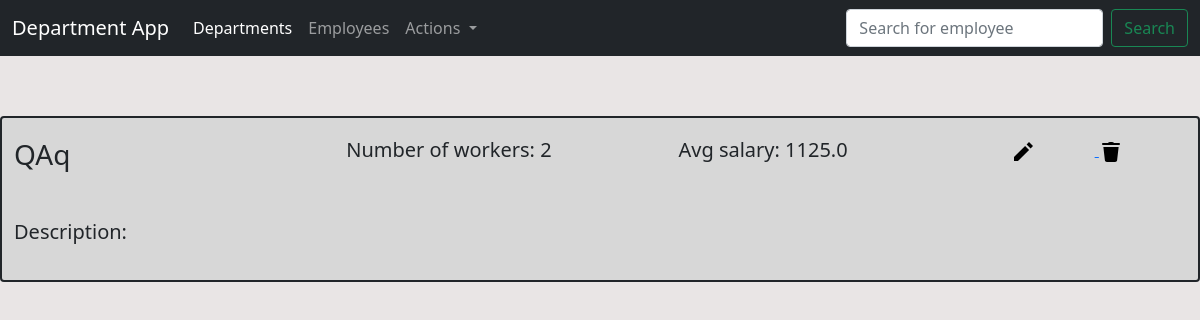
/departments, run on an earlier commit of the app's database.
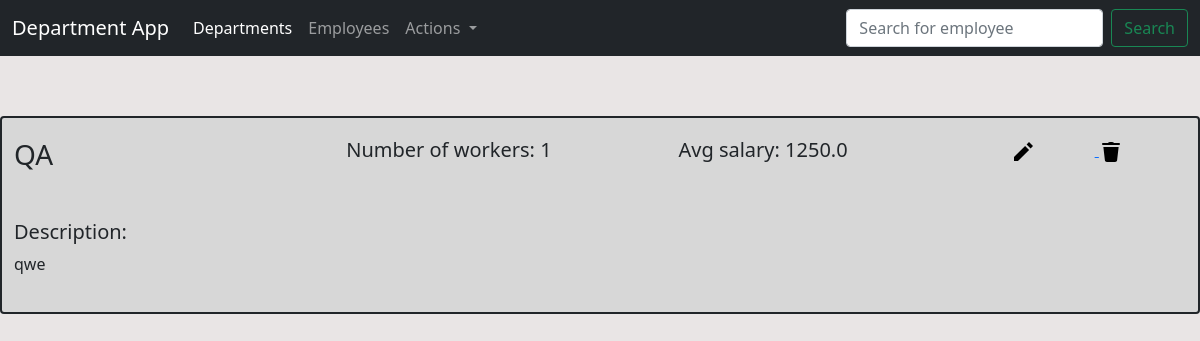
And on a later commit of the database.
### department_app/models/department_model.py (models this page shows, shortened)
class Departments(db.Model):
    id = db.Column(db.Integer, primary_key = True)
    dep_name = db.Column(db.String(50), nullable = False, unique = True)
    dep_description = db.Column(db.String(150))

### department_app/views/departments_view.py (the view)
@app.route("/departments")
def departments():
    salary_and_amount  = {elem.dep_name: count_avg_and_amount(elem.dep_name) for elem in Departments.query.all()}
    print(salary_and_amount)
    return render_template('departments.html', all_deps = Departments.query.all(), characteristics = salary_and_amount, menu = menu, dropdown = dropdown)

### department_app/service/common_funcs.py (called while the page is built)
def count_avg_and_amount(dep):
    res = Employees.query.filter_by(emp_department = dep)
    sals = [x.emp_salary for x in res]
    try:
        return sum(sals)/len(sals), len(sals)
    except:
        return 'No employees in department', 0

### department_app/templates/departments.html (shortened to what this page needs)
{% extends 'base.html' %}
{% block content %}
{% for data in all_deps %}
    <section>
        <div class="container-xxl">
          <div class="row">
            <span class="border border-dark border-2 rounded"  style="background-color: #D7D7D7;">
                <div class="row">
                    <div class="col">
                      <h3>{{data.dep_name}}</h3>
                    </div>
                    <div class="col">
                      <h5>Number of workers: {{ characteristics[data.dep_name][1] }}</h5>
                    </div>
                    <div class="col">
                      <h5>Avg salary: {{characteristics[data.dep_name][0]}}</h5>
                    </div>
                    <div class="col-2 align-items-end">
                      <a id="edit-{{data.id}}" href="departments/edit/{{data.id}}">
                        <img src = "../static/images/icons8-edit-24.svg", alt="Edit" style="padding-right: 60px">
                      </a>
                      <a id="delete-{{data.id}}" href="departments/delete/{{data.id}}">
                        <img src = "../static/images/icons8-delete-24.svg", alt="Delete">
                      </a>
                    </div>
                  </div>
                <div class="row">
                    <div class="col">
                      <h5>Description:</h5><p>
                        {{data.dep_description}}
                      </p>
                    </div>
                </div>
            </span>
          </div>
        </div>
    </section>
  {% endfor %}
{% endblock -%}

### department_app/templates/base.html (shortened to what this page needs)
<!DOCTYPE html>
<html lang="en">
<head>
    <link href="https://cdn.jsdelivr.net/npm/bootstrap@5.1.3/dist/css/bootstrap.min.css" rel="stylesheet">
    <link rel="stylesheet" href="../static/css/styles.css">
  </head>
<body>
    <header>
        <nav class="navbar navbar-expand-lg navbar-dark bg-dark">
            <div class="container-xxl">
              <a class="navbar-brand" href="{{ url_for('index') }}">Department App</a>
              <div class="collapse navbar-collapse" id="navbarSupportedContent">
                <ul class="navbar-nav me-auto mb-2 mb-lg-0">
                  {% for m in menu -%}
                  <li class="nav-item">
                    <a class="nav-link {{m.status}}" href="{{url_for(m.url)}}">{{m.name}}</a>
                  </li>
                  {% endfor -%}
                  <li class="nav-item dropdown">
                    <a class="nav-link dropdown-toggle" href="#" id="navbarDropdown" role="button" data-bs-toggle="dropdown" aria-expanded="false">
                      Actions
                    </a>
                  </li>
                </ul>
                <form class="d-flex" method="POST" action="{{url_for('search_by_name')}}">
                  <input name="search_str" class="form-control me-2" type="text" placeholder="Search for employee" >
                  <button class="btn btn-outline-success" type="submit">Search</button>
                </form>
              </div>
            </div>
          </nav>
    </header>
{% block content %} {% endblock %}

### department_app/static/css/styles.css (style rules this page uses)
section { padding-top: 40px; padding-bottom: 40px; }
.row { padding-top: 20px; padding-bottom: 20px; }
body { background-color: #E9E5E5; }

What changed in the data, as far as the page shows it:
changed Departments: dep_name "QAq" → "QA"; dep_name "2" → "1"; dep_name "1125.0" → "1250.0"; dep_description (not shown) → "qwe"
